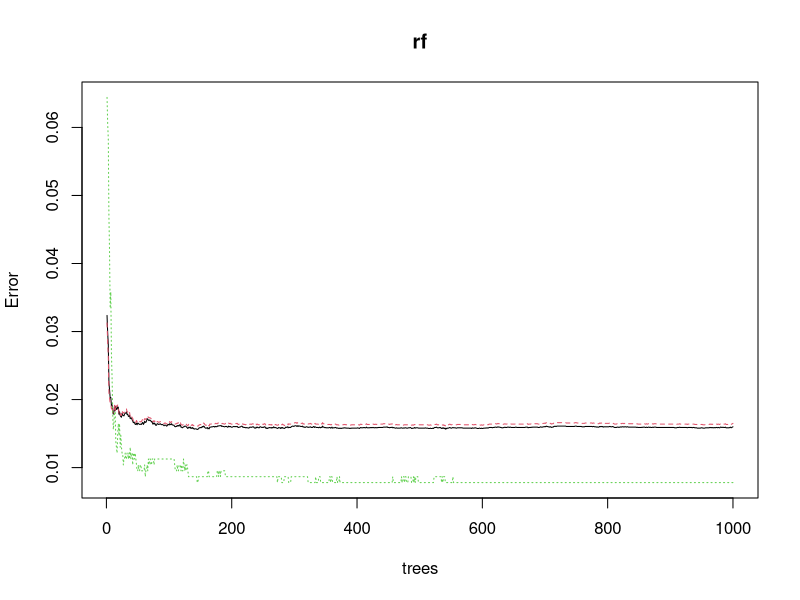
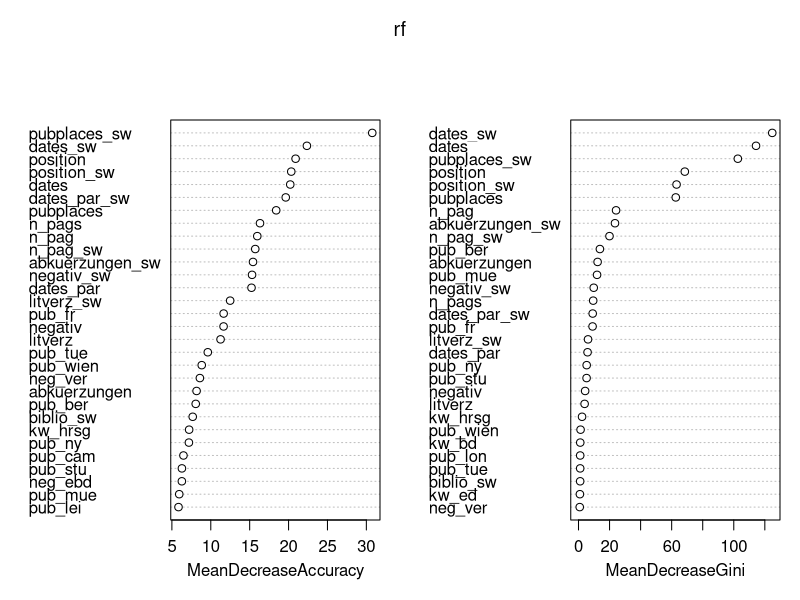

Write the R code that produced these figures, in order. (Note: this script raises an error after producing the figures.)
# Load packages
library("stats")
library("readr")
library("zoo")
library("cluster")
library("dplyr")
library("randomForest")

# Load data
thesis <- read_csv("data/20220603_bib_sample_etiquetado.csv")

# Selected variables:
# dates (proportion of dates vs total words on page)
# litverz
# biblio (proportion of the word "bibliography" vs total words)
# pubplaces (publication places)
# abkuerzungen (abbreviations)
# position
names(thesis)
# All thesis' names
uniq_t <- unique(thesis$pdf_name)

thesis_list <- list()
for (i in 1:length(uniq_t)){
  
  print(i)
  thesis_i <- thesis[thesis$pdf_name == uniq_t[i],] 
  
  thesis_i$dates_sw <- rollapply(thesis_i$dates, width = 5, by = 1, mean,
                                 na.rm = TRUE, fill = NA)
  
  thesis_i$dates_par_sw <- rollapply(thesis_i$dates_par, width = 5, by = 1, mean,
                                 na.rm = TRUE, fill = NA)
  
  thesis_i$litverz_sw <- rollapply(thesis_i$litverz, width = 5, by = 1, mean,
                                   na.rm = TRUE, fill = NA)
  
  thesis_i$biblio_sw <- rollapply(thesis_i$biblio, width = 5, by = 1, mean,
                                  na.rm = TRUE, fill = NA)
  
  thesis_i$pubplaces_sw <- rollapply(thesis_i$pubplaces, width = 5, by = 1, mean,
                                     na.rm = TRUE, fill = NA)
  
  thesis_i$abkuerzungen_sw <- rollapply(thesis_i$abkuerzungen, width = 5, by = 1, mean,
                                        na.rm = TRUE, fill = NA)
  thesis_i$negativ_sw <- rollapply(thesis_i$negativ, width = 5, by = 1, mean,
                                  na.rm = TRUE, fill = NA)
  
  thesis_i$position_sw <- rollapply(thesis_i$position, width = 5, by = 1, mean,
                                  na.rm = TRUE, fill = NA)
  
  thesis_i$n_pag_sw <- rollapply(thesis_i$n_pag, width = 5, by = 1, mean,
                               na.rm = TRUE, fill = NA)
  thesis_list[[i]] <- thesis_i
}

train_table <- bind_rows(thesis_list, .id = "column_label")
train_table <- train_table[,c(names(thesis_list[[1]]))]
train_table_clean <- train_table[complete.cases(train_table),]

ssize <- floor(0.632*min(table(train_table_clean$bibtest)))

rf <- randomForest(y=as.factor(train_table_clean$bibtest),
                   x=train_table_clean[,-c(1,3)],
                   ntree = 1000,
                   sampsize = c(ssize,ssize),
                   importance = TRUE)
plot(rf)
rf$confusion
importance <- as.data.frame(importance(rf, type=1))

img <- varImpPlot(rf)
img_df <- as.data.frame(img)
# Add OOB prediction
train_table_clean$bibtest_rf <- rf$predicted
table(train_table_clean$bibtest, train_table_clean$bibtest)
?randomForest

# Other accuracy measures
conf_matrix <- rf$confusion
precision <- conf_matrix[2,2]/(sum(conf_matrix[2:1,2]))
recall <- conf_matrix[2,2]/(sum(conf_matrix[2,1:2]))

precision
recall

# F1 Score = 2 * (Precision * Recall) / (Precision + Recall)
f1 <- 2 * (precision * recall) / (precision + recall)
f1

## ----  Prediction on all thesis
thesis <- df3_clean

# Selected variables:
# dates (proportion of dates vs total words on page)
# litverz (proportion of the word "Literaturverzeichnis" vs total words)
# biblio (proportion of the word "Bibliographie" vs total words)
# pubplaces (publication places)
# abkuerzungen (abbreviations)
# position

# All thesis
uniq_t <- unique(thesis$pdf_name)

thesis_list <- list()
for (i in 1:length(uniq_t)){
  
  print(i)
  thesis_i <- thesis[thesis$pdf_name == uniq_t[i],] 
  
  thesis_i$dates_sw <- rollapply(thesis_i$dates, width = 5, by = 1, mean,
                                 na.rm = TRUE, fill = NA)
  
  thesis_i$dates_par_sw <- rollapply(thesis_i$dates_par, width = 5, by = 1, mean,
                                     na.rm = TRUE, fill = NA)
  
  thesis_i$litverz_sw <- rollapply(thesis_i$litverz, width = 5, by = 1, mean,
                                   na.rm = TRUE, fill = NA)
  
  thesis_i$biblio_sw <- rollapply(thesis_i$biblio, width = 5, by = 1, mean,
                                  na.rm = TRUE, fill = NA)
  
  thesis_i$pubplaces_sw <- rollapply(thesis_i$pubplaces, width = 5, by = 1, mean,
                                     na.rm = TRUE, fill = NA)
  
  thesis_i$abkuerzungen_sw <- rollapply(thesis_i$abkuerzungen, width = 5, by = 1, mean,
                                        na.rm = TRUE, fill = NA)
  thesis_i$negativ_sw <- rollapply(thesis_i$negativ, width = 5, by = 1, mean,
                                   na.rm = TRUE, fill = NA)
  
  thesis_i$position_sw <- rollapply(thesis_i$position, width = 5, by = 1, mean,
                                    na.rm = TRUE, fill = NA)
  
  thesis_i$n_pag_sw <- rollapply(thesis_i$n_pag, width = 5, by = 1, mean,
                                 na.rm = TRUE, fill = NA)
  thesis_list[[i]] <- thesis_i
}

full_table <- bind_rows(thesis_list, .id = "column_label")
full_table <- full_table[,c(names(thesis_list[[1]]))]
full_table_clean <- full_table[complete.cases(full_table),]
prediction <- predict(rf, full_table_clean)
full_table_clean$biblio_class <- prediction

write_csv(full_table_clean, "data/20220603_proportions_bibpred_RF3.csv")
